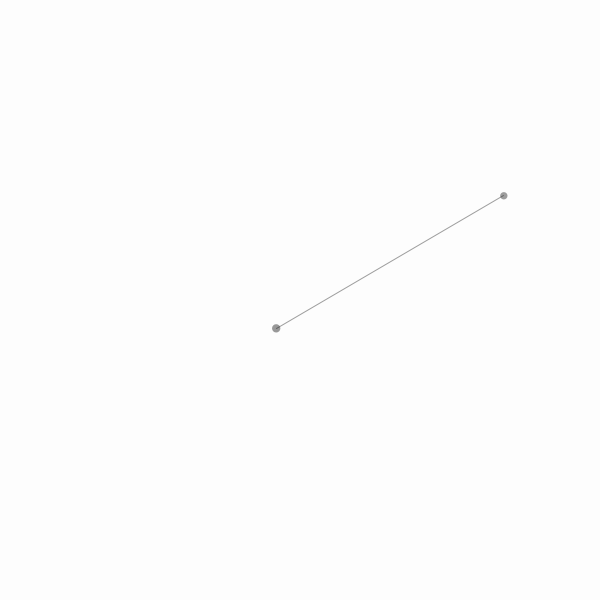
Frame 1 (no input)
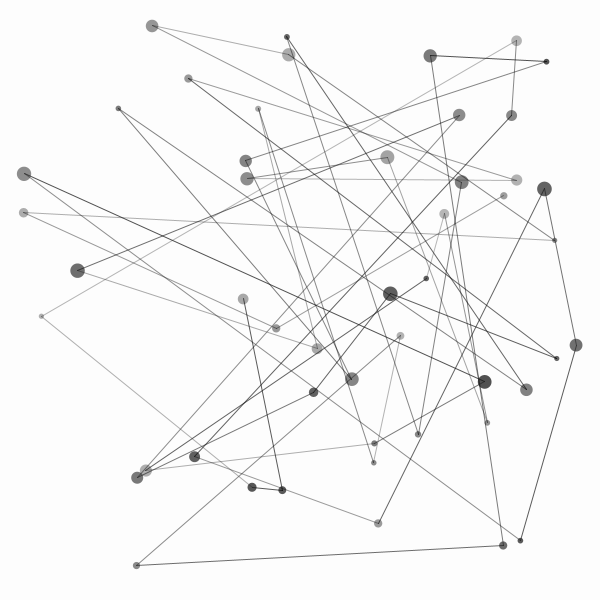
Frame 60 (the mouse pressed at the canvas centre just before this capture)
Frame 120 (the mouse held since frame 60 and released just before this capture): identical to frame 60, image omitted

The Processing sketch that drew these frames (run headless with seeded random() and noise(); from frame 60 on, the mouse is pressed at the canvas centre):

// Processing sketch: nithi_walldrawing118
// ── nithi_walldrawing118.pde
int i=1; 
float border = 15;  //MARGIN
float x1;
float y1;
float di;

//ADD THE VARIATION OF SHADE
float fiftyShadeOfGrey = random(0,50);
float alph = random(80,200);

void setup() {
 size(600,600);
 background(random(230,255));
 smooth();
 
 //DRAW THE FIRST POINT AT THE FIRST RANDOM POSITION
 di = random(5,15);
 x1 = random(border,width-border);
 y1 = random(border,height-border);
 fill(fiftyShadeOfGrey,fiftyShadeOfGrey,fiftyShadeOfGrey, alph);
 noStroke();
 ellipse(x1,y1,di,di);
 
 
}


void draw() {
  // CREATE OTHER 49 POINTS & CONNECTING LINE
  if ( i < 49 ) {
    // CREATE A NEW RANDOM POSITION
    float x2 = random(border,width-border);
    float y2 = random(border,height-border);
    
    // DRAW THE LINE FROM AN OLD POSITION TO A NEW POSITION
    stroke(fiftyShadeOfGrey,fiftyShadeOfGrey,fiftyShadeOfGrey, alph);
    line (x1,y1,x2,y2); // DRAW
    
    // NOW X1 and Y1 REFER TO THE NEW POSITION
    x1 = x2;
    y1 = y2;

    
    // DRAW THE NEW POINT AT THE NEW POSITION
    di = random(5,15);
    fiftyShadeOfGrey = random(0,50);
    alph = random(80,200);
    fill(fiftyShadeOfGrey,fiftyShadeOfGrey,fiftyShadeOfGrey, alph);
    noStroke();
    ellipse(x1,y1,di,di); // DRAW
    
    // NEXT
    i = i+1;
 }
} 
